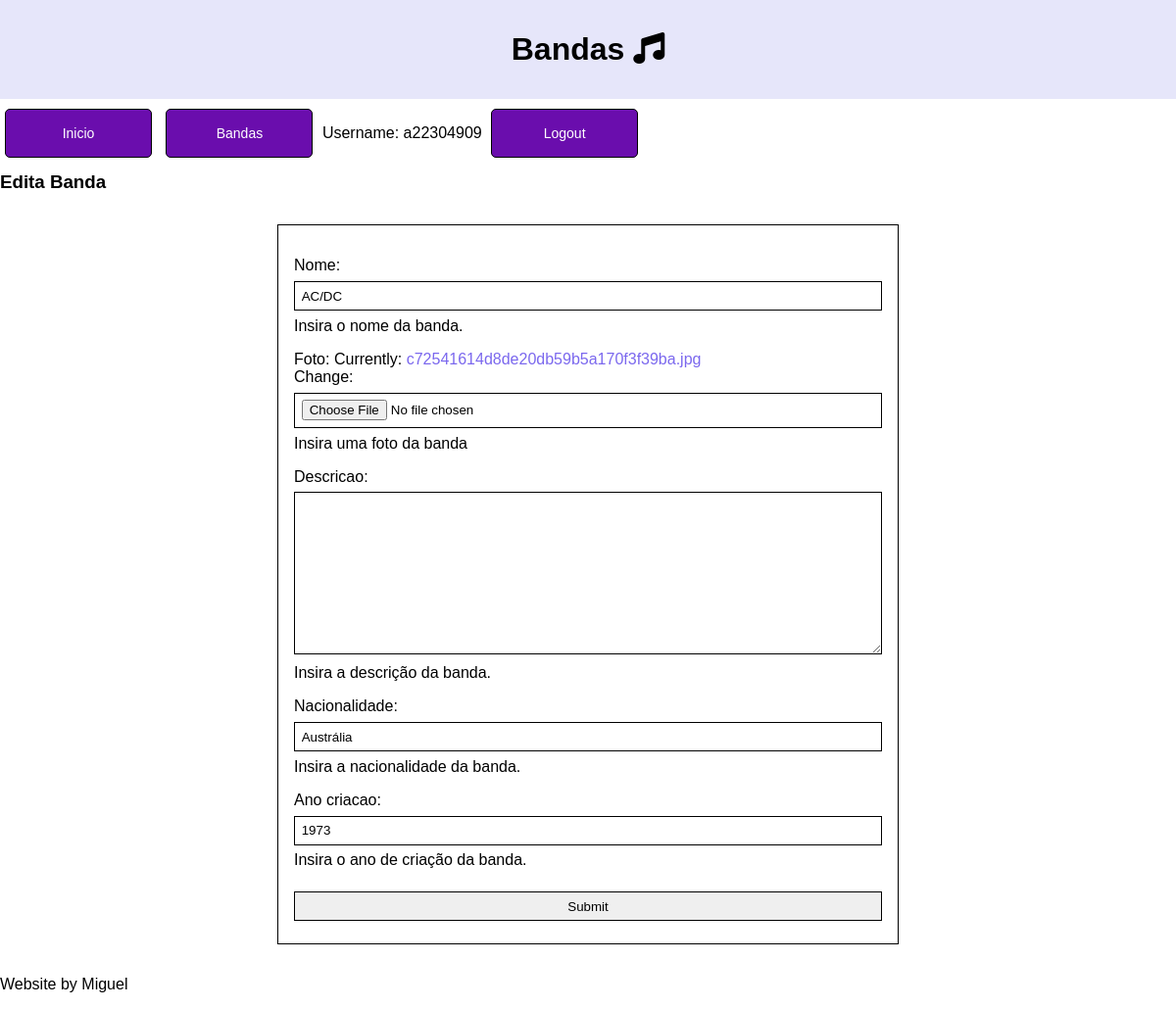
Page /bandas/banda/8/edita (signed in) on the committed database.
### bandas/models.py (models this page shows, shortened)
class Banda (models.Model):
    nome = models.CharField(max_length = 100)
    foto = models.ImageField(null = True)
    descricao = models.TextField(blank = True, null = True)
    nacionalidade = models.CharField(max_length = 100, null = True)
    ano_criacao = models.IntegerField(null = True)

### bandas/views.py (the view)
# urls.py: path('banda/<int:banda_id>/edita', views.edita_banda_view,name="edita_banda"),
@login_required
def edita_banda_view(request, banda_id):
    banda = Banda.objects.get(id=banda_id)
    if request.POST:
        form = BandaForm(request.POST or None, request.FILES, instance=banda)
        if form.is_valid():
            form.save()
            return redirect('bandas:bandas_index')
    else:
        form = BandaForm(instance=banda)  # cria formulário com dados da instância
    context = {'form': form, 'banda':banda}
    return render(request, 'bandas/edita_banda.html', context)

### bandas/forms.py
class BandaForm(forms.ModelForm):
  class Meta:
    model = Banda        # classe para a qual é o formulário
    fields = '__all__'   # inclui no form todos os campos da classe.
    help_texts = {
            'nome': 'Insira o nome da banda.',
            'ano_criacao': 'Insira o ano de criação da banda.',
            'biografia': 'Insira uma breve biografia da banda.',
            'nacionalidade': 'Insira a nacionalidade da banda.',
            'descricao': 'Insira a descrição da banda.',
            'foto': 'Insira uma foto da banda'
        }

### bandas/templates/bandas/edita_banda.html (shortened to what this page needs)
{% extends 'bandas/layout.html' %}
{% block content %}
    <h3>Edita Banda</h3>
    <form action="{% url 'bandas:edita_banda' banda.id %}" method="post" enctype='multipart/form-data'>
      {{ form.as_p }}
      <input type="submit">
    </form>
{% endblock %}

### bandas/templates/bandas/layout.html (shortened to what this page needs)
<!DOCTYPE html>
<html lang="en">
<head>
    {% load static %}
    <link rel="stylesheet" href="{% static 'bandas/estilos.css' %}">
</head>
<body>
    <div class="grid">
        <header>
            <h1>Bandas <i class="fa-solid fa-music"></i></h1>
        </header>
        <nav>
            <a href="{% url 'portfolio:index' %}"><button class="importante">Inicio</button></a>
            <a href="{% url 'bandas:bandas_index' %}"><button class="importante">Bandas</button></a>
            {% if request.user.is_authenticated %}
                Username: {{ request.user.username }}
                <a href="{% url 'autenticacao:logout' %}"><button class="importante">Logout</button></a>
            {% else %}
                <a href="{% url 'autenticacao:login' %}"><button class="importante">Login</button></a>
            {% endif %}
        </nav>
        <main>
            {% block content %}
            {% endblock %}
        </main>
        <footer>
            <p>Website by Miguel</p>
        </footer>
    </div>
</body>
</html>

### bandas/static/bandas/estilos.css (style rules this page uses)
body { background-color: #ffffff; color: #000000; font-family: Arial, sans-serif; margin: 0; padding: 0; }
header { background-color: #e6e6fa; color: #000000; padding: 1em; margin: 0 0 5px 0; text-align: center; width: 100%; box-sizing: border-box; }
h1, h2, h3, h4, h5, h6 { color: #000000; margin: 0.5em 0; }
p { color: #000000; margin: 1em 0; }
a { color: #7b68ee; text-decoration: none; }
button { background-color: #e6e6fa; color: #000000; border: 1px solid #000000; padding: 0.5em 1em; cursor: pointer; transition: background-color 0.3s ease, color 0.3s ease; width: 150px; height: 50px; border-radius: 5px; display: inline-flex; align-items: center; justify-content: center; text-align: center; margin: 5px; font-size: 14px; }
button.importante { background-color: #6a0dad; color: #ffffff; }
input, textarea { border: 1px solid #000000; padding: 0.5em; margin: 0.5em 0; width: 100%; box-sizing: border-box; }
form { max-width: 600px; margin: 2em auto; padding: 1em; background-color: #ffffff; border: 1px solid #000000; }

### rows in the picture
Banda: nome "AC/DC", nacionalidade "Austrália", ano_criacao "1973"

### other values in the picture
{{ request.user.username }} "a22304909"
